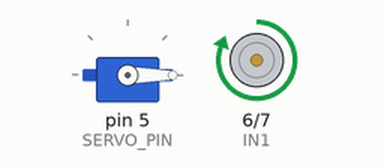
Recording of a sketch running on a simulated Arduino Uno, built with avr-gcc and run on an emulated ATmega328P. On the bench: servo, motor-driver pin pairs drawn as motors (green arrow = first pin HIGH = forward, orange = second pin HIGH = backward, longer = more drive, scaled by the enable pin).

Above: at 0.05 s.
At 7.95 s:
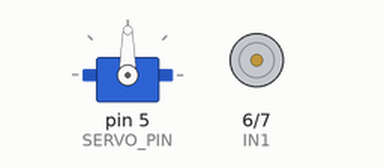
At 28.95 s:
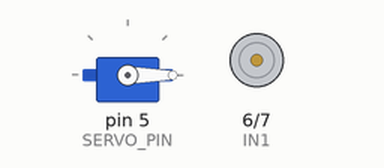
Timing chart, 0 to 37.7 s (numbered marks = the images above):
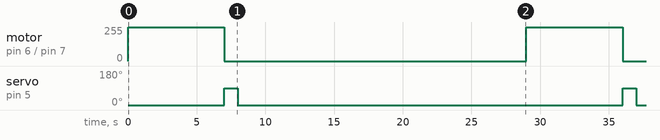

Measured:
- by itself, motor on pin 6 (IN1) / pin 7 (IN2): alternates forward 255/255 for 7.0 s and stopped for 22.0 s
- by itself, servo on pin 5 (SERVO_PIN): alternates 90° for 1.0 s and 0° for 28.0 s

The sketch:

Delivery.ino
```cpp
#include <Servo.h>
// Servo Pin
const int SERVO_PIN = 5;
Servo myServo;
//US sensor pins
//motor pins
const int IN1 = 6;
const int IN2 = 7;
const int ENA = 11;


void setup() {
  myServo.attach(SERVO_PIN);
  myServo.write(0);
  Serial.begin(9600);

  pinMode(IN1, OUTPUT);
  pinMode(IN2, OUTPUT);
  pinMode(ENA, OUTPUT);

}

void forward(){
  digitalWrite(IN1, HIGH);
  digitalWrite(IN2, LOW);
  analogWrite(ENA, 255);
  //Serial.print("forward");
}

void reverse(){
  //Serial.print("reverse ");
  digitalWrite(IN1, LOW);
  digitalWrite(IN2, HIGH);
  analogWrite(ENA, 255);
}

void stop(){
 //Serial.print("stop");
  digitalWrite(IN1, LOW);
  digitalWrite(IN2, LOW);
  analogWrite(ENA, 0);
}

void POSA(){
  myServo.write(90);
  //Serial.print("A ");
}

void POSB(){
  myServo.write(0);
 // Serial.print("B ");
}


void loop() {
  // put your main code here, to run repeatedly:
  forward();
  delay(7000);

  //Serial.print("distance: ");
  //Serial.print(distance);
  //Serial.print("cm \n");


    stop();

    POSA();
    delay(1000);
    POSB();
    delay(1000);

    stop();
    delay(20000);

}
```
